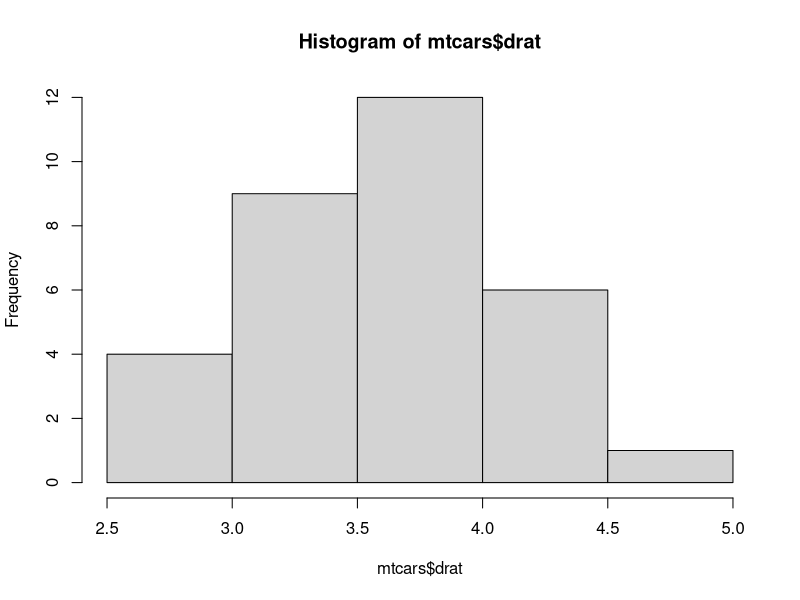
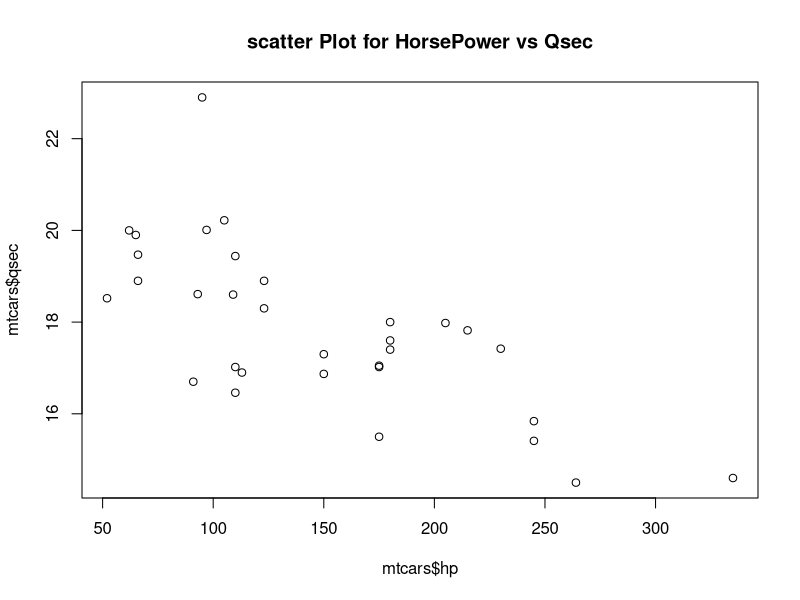

Generate these figures, in order, with R:
## ---- chunk 1
knitr::opts_chunk$set(echo = TRUE)
## ---- chunk 2
 #1. Download a dataset from the web. You may use any source, but specify the source in
# your code. Also ensure that the data has a mix of quantitative and qualitative
# (categorical) variables.
# 2. Import the dataset into R
# I have taken the Cars Dataset Present in R .
data("mtcars")


# 3. Print out descriptive statistics for a selection of quantitative and categorical variables.
head(mtcars)
min(mtcars$hp)
max(mtcars$qsec)
summary(mtcars)
# 4. Transform at least one variable. It doesn't matter what the transformation is.
squareroot<-sqrt(mtcars$hp)
print(squareroot)
# 5. Plot at least one quantitative variable, and one scatterplot
hist(mtcars$drat)
plot(mtcars$hp, mtcars$qsec,main="scatter Plot for HorsePower vs Qsec")
